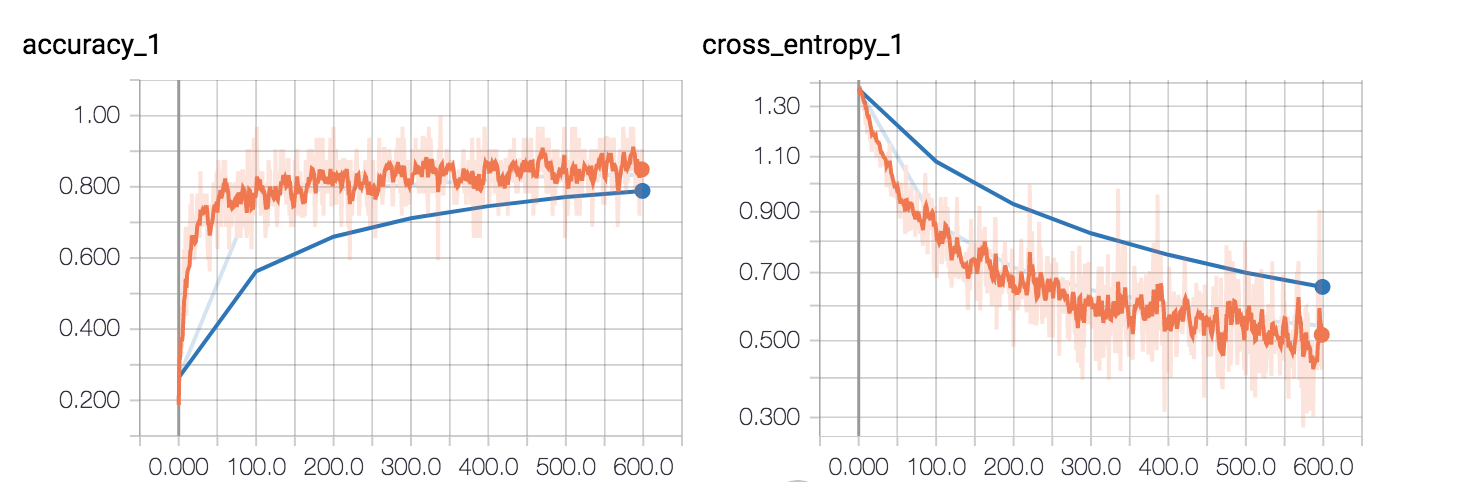
#> input picture retraining/ret2/ret2.png, 1480 x 482 px
$ python segmentation.py ../retraining/ret2/ret2.png   (older library calls are emulated)
#> lines starting #> are read from the running program, lines starting #| are printed output that depends on the picture; after the words box and inside, x2 and y2 are one past the last pixel; in counts of white or black regions, pixels touching at a corner belong together
import cv2
import sys
from PIL import Image
import requests
from io import BytesIO
import numpy as np


def find_if_close(cnt1, cnt2):
    row1, row2 = cnt1.shape[0], cnt2.shape[0]
    for i in range(row1):
        for j in range(row2):
            dist = np.linalg.norm(cnt1[i]-cnt2[j])
            if abs(dist) < 50:
                return True
            elif i == row1-1 and j == row2-1:
                return False


url = sys.argv[1]
response = requests.get(url)
im_str = BytesIO(response.content).read()
image = np.asarray(bytearray(im_str), dtype="uint8")
image = cv2.imdecode(image, cv2.IMREAD_COLOR)
#> image is the input picture: shape (482, 1480, 3); mean B, G, R 242.9, 243.9, 247.9
gray = cv2.cvtColor(image, cv2.COLOR_BGR2GRAY)
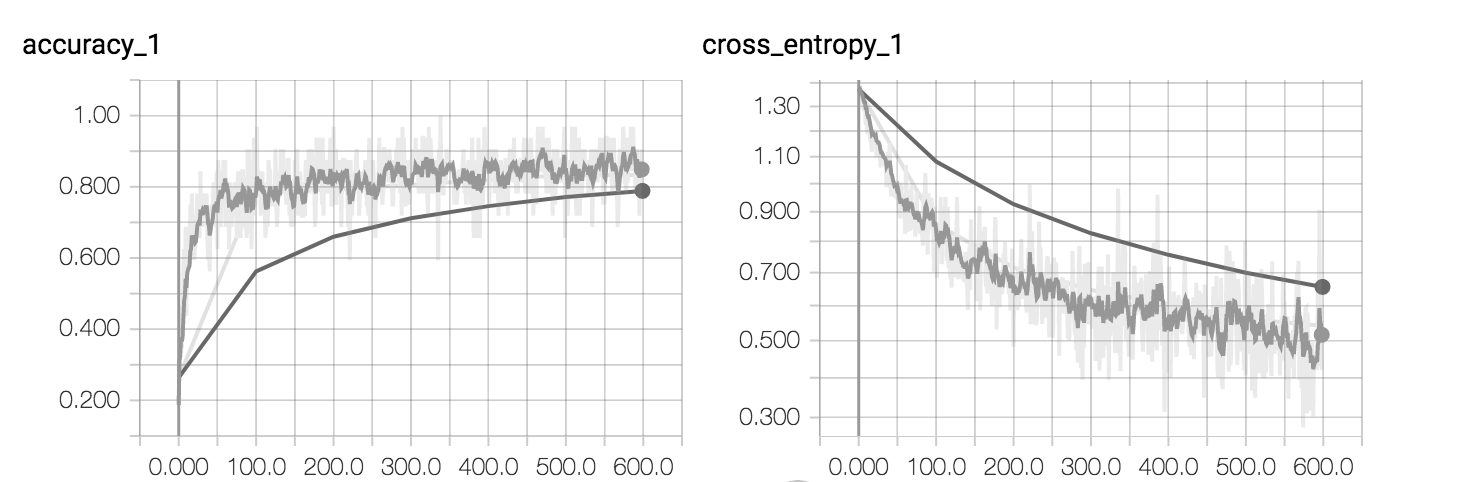
#> gray: shape (482, 1480); min 0, max 255, mean 244.9
edged = cv2.Canny(image, 250, 500)
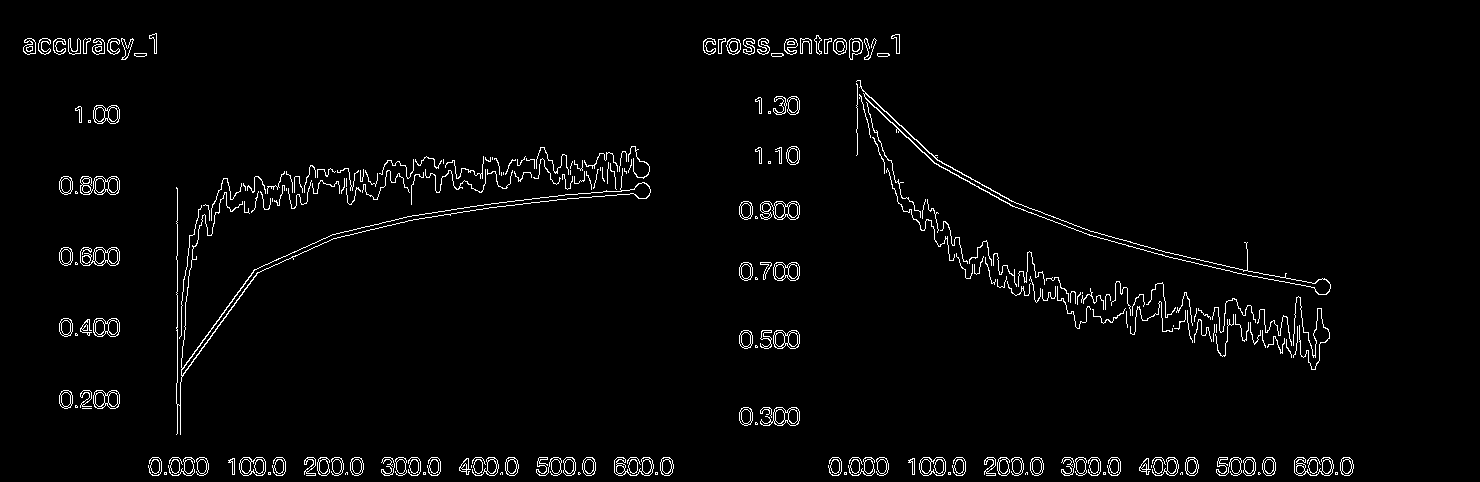
#> edged: shape (482, 1480); 2.6% white in thin lines or dots, all inside (x1, y1, x2, y2) = (23, 33, 1354, 476)
cv2.imshow("im", edged)
cv2.waitKey(0)

_, cnts, _ = cv2.findContours(edged.copy(),
                              cv2.RETR_EXTERNAL, cv2.CHAIN_APPROX_SIMPLE)
#> cnts = 250 contours, 144 with area under 20; largest, box (x1, y1, x2, y2) and area: (176, 168, 651, 435) 2362, (856, 80, 1331, 295) 2335, (80, 176, 120, 195) 532, (760, 201, 800, 220) 492, (760, 407, 800, 426) 436
idx = 0
boxes = []
for c in cnts:
    x, y, w, h = cv2.boundingRect(c)
    if w > 30 and h > 30:
        # idx += 1
        boxes.append(c)
#> this loop made 250 passes
#> (x, y, w, h) on passes 2, 3, 5: (1258, 472, 3, 3), (1180, 472, 3, 3), (1025, 472, 3, 3)
#> after the loop, boxes = 10 contours, 6 with area under 20; largest, box (x1, y1, x2, y2) and area: (176, 168, 651, 435) 2362, (856, 80, 1331, 295) 2335, (1293, 296, 1330, 370) 24, (886, 168, 955, 261) 22
        # cv2.rectangle(image, (x, y), (x + w, y + h), (0, 255, 0), 3)

LENGTH = len(boxes)
#> LENGTH = 10
status = np.zeros((LENGTH, 1))
#> status = [0, 0, 0, 0, 0, 0, 0, 0, 0, 0]

for i, cnt1 in enumerate(boxes):
    x = i
    if i != LENGTH-1:
        for j, cnt2 in enumerate(boxes[i+1:]):
            x = x+1
            dist = find_if_close(cnt1, cnt2)
            if dist == True:
                val = min(status[i], status[x])
                status[x] = status[i] = val
            else:
                if status[x] == status[i]:
                    status[x] = i+1
#> this loop made 10 passes
#> after the loop, status = [0, 0, 0, 0, 3, 1, 0, 1, 0, 0]

unified = []
maximum = int(status.max())+1
#> maximum = 4
for i in range(maximum):
    pos = np.where(status == i)[0]
    if pos.size != 0:
        cont = np.vstack(boxes[i] for i in pos)
        hull = cv2.convexHull(cont)
        unified.append(hull)
#> this loop made 4 passes
#> pos on passes 1, 2, 4: [0, 1, 2, 3, 6, 8, 9], [5, 7], [4]
#> after the loop, unified = 3 contours; box (x1, y1, x2, y2) and area: (176, 168, 651, 435) 67218, (856, 80, 1331, 370) 57596, (1057, 286, 1091, 329) 696

cv2.drawContours(image, unified, -1, (0, 255, 0), 2)
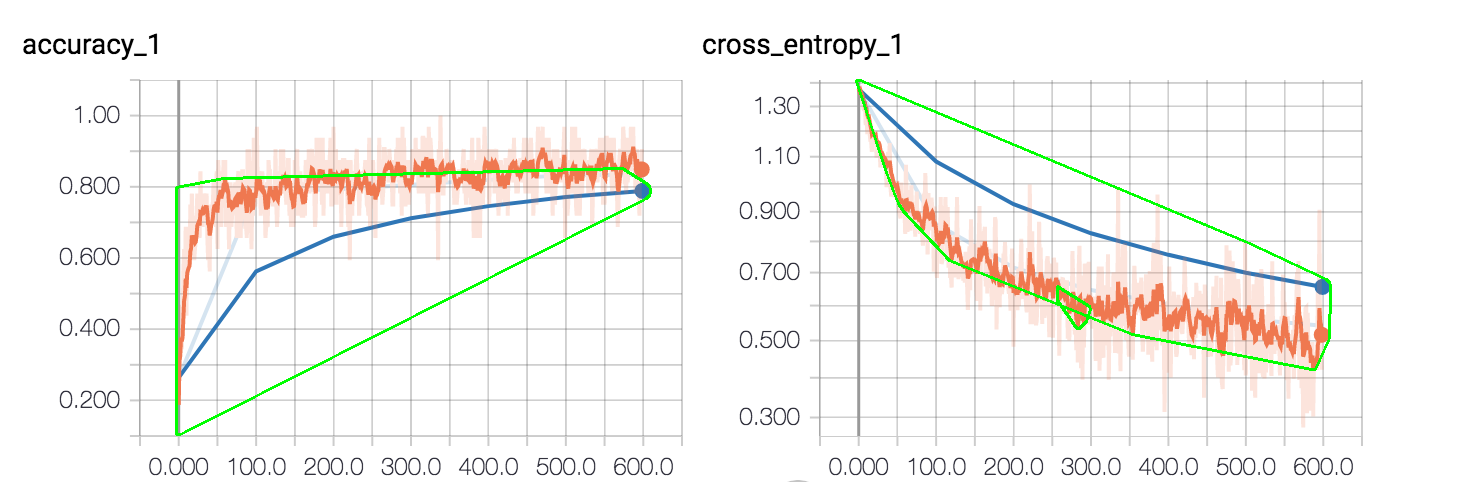
#> image: shape (482, 1480, 3); 1.02% of pixels changed, all inside (x1, y1, x2, y2) = (175, 79, 1332, 436)
cv2.imshow("im", image)
cv2.waitKey(0)
